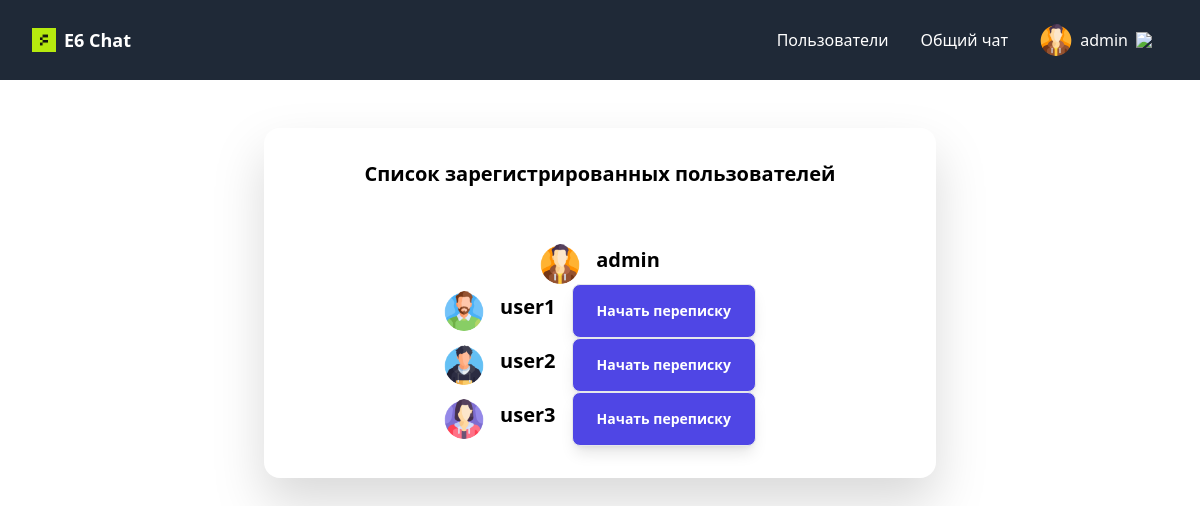
Page /profiles/ (signed in) on the committed database.
### chat/models.py (models this page shows, shortened)
class Profile(models.Model):
    user = models.OneToOneField(User, on_delete=models.CASCADE)
    image = models.ImageField(upload_to='avatars/', null=True, blank=True)
    displayname = models.CharField(max_length=20, null=True, blank=True)
    info = models.TextField(null=True, blank=True)
    @property
    def name(self):
        if self.displayname:
            name = self.displayname
        else:
            name = self.user.username
        return name
    @property
    def avatar(self):
        if self.image:
            return self.image.url
        return static('images/avatar.svg')

### chat/views.py (the view)
# urls.py: path('profiles/', profiles_list, name='profiles'),
def profiles_list(request):
    profiles = Profile.objects.all()
    context = {'profiles': profiles}
    return render(request, 'profiles.html', context)

### templates/profiles.html
{% extends 'layouts/box.html' %}
{% load static %}
{% block content %}
{% if request.user.is_authenticated %}
    <h2 class="text-center">Список зарегистрированных пользователей</h2><br>
    <br>
    {% if profiles %}
        <ul class="list-group list-group-flush bg-transparent">
            {% for profile in profiles %}
                <li class="list-group-item bg-transparent">
                    <div class="flex justify-center items-center space-x-4">
                        <img class="w-10 h-10 rounded-full object-cover" src="{{ profile.avatar }}" alt="">
                        <h2 class="text-black">{{ profile.user.username }}</h2>
                        {% if request.user != profile.user %}
                        <a class="button text-sm border hover:bg-indigo-700" href="{% url 'start-chat' profile.user.username %}">Начать переписку</a>
                        {% endif %}
                    </div>
                </li>
            {% endfor %}
        </ul>
    {% endif %}
{% else %}
    <meta http-equiv="REFRESH" content="0;url=http://127.0.0.1:8000/accounts/login/">
{% endif %}
{% endblock %}

### templates/includes/header.html (shortened to what this page needs)
<header class="flex items-center justify-between bg-gray-800 h-20 px-8 text-white sticky top-0 z-40">
    <div>
        <a class="flex items-center gap-2" href="/">
            <img class="h-6" src="/static/favicon.png" alt="Logo"/>
            <span class="text-lg font-bold">E6 Chat</span>
        </a>
    </div>
    <nav class="block bg-gray-800 relative">
        <ul class="navitems flex items-center justify-center h-full">
            {% if request.user.is_authenticated %}
            <li><a href="/profiles">Пользователи</a></li>
            <li><a href="/">Общий чат</a></li>
            <li x-data="{ dropdownOpen: false }" class="relative">
                <a @click="dropdownOpen = !dropdownOpen" @click.away="dropdownOpen = false" class="cursor-pointer select-none">
                    <img class="h-8 w-8 rounded-full object-cover" src="{{ user.profile.avatar }}"/>
                    {{ user.profile.name }}
                    <img x-bind:class="dropdownOpen && 'rotate-180 duration-300'" class="w-4" src="https://img.icons8.com/small/32/777777/expand-arrow.png"/>
                </a>
            </li>
            {% else %}
            <li><a href="{% url 'account_login' %}">Войти</a></li>
            <li><a href="{% url 'account_signup' %}">Зарегистрироваться</a></li>
            {% endif %}
        </ul>
    </nav>
</header>

### templates/base.html (style rules this page uses)
h2 { @apply text-xl font-bold mb-2 }
.button, button, [type='submit'], [type='button'] { @apply bg-indigo-600 text-white font-bold px-6 py-4 inline-block rounded-lg shadow-lg transition-all cursor-pointer }
.navitems>li>a { @apply flex items-center gap-2 h-12 px-4 hover:bg-gray-700 rounded-lg; }

### rows in the picture
Profile: avatar (picture), user.username "admin"
Profile: avatar (picture), user.username "user1", shows "Начать переписку"
Profile: avatar (picture), user.username "user2", shows "Начать переписку"
Profile: avatar (picture), user.username "user3", shows "Начать переписку"

### other values in the picture
{{ user.profile.name }} "admin"
